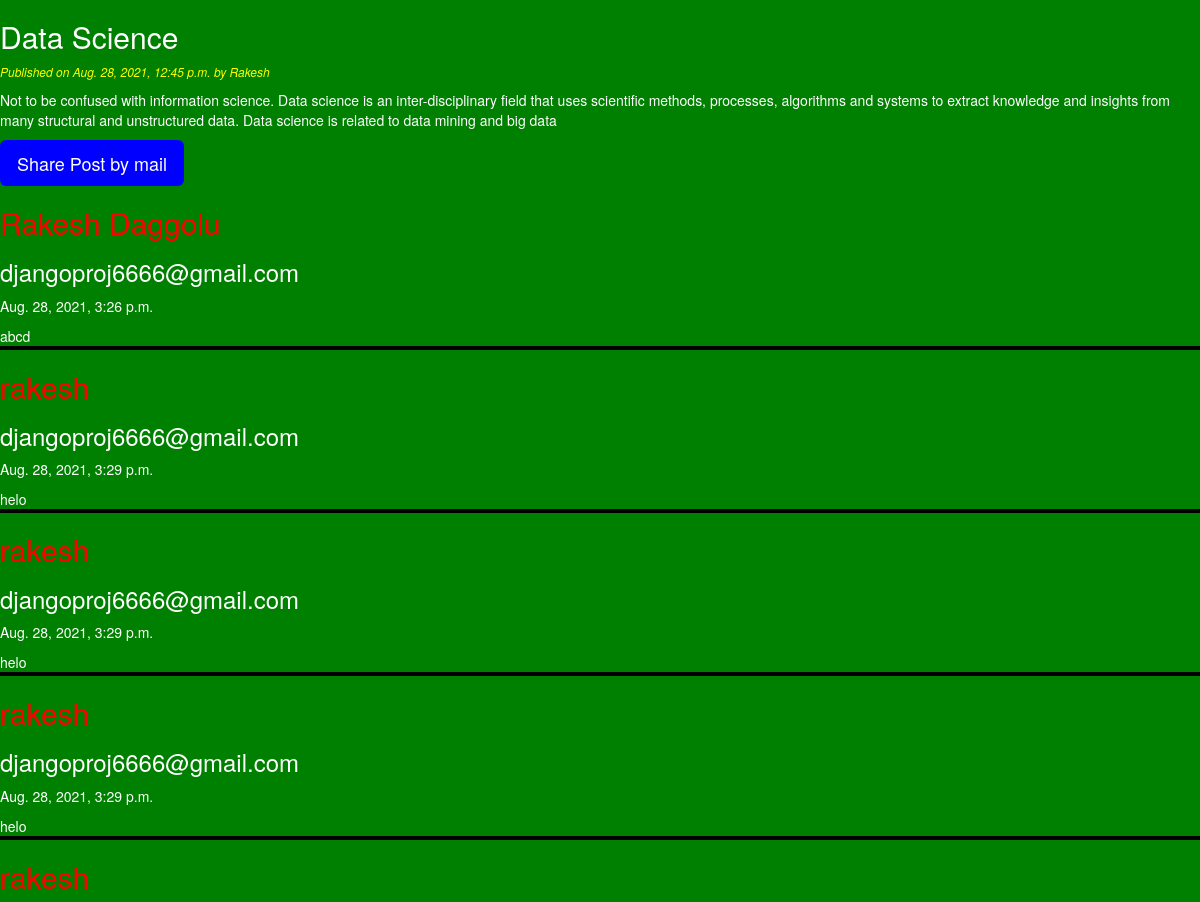
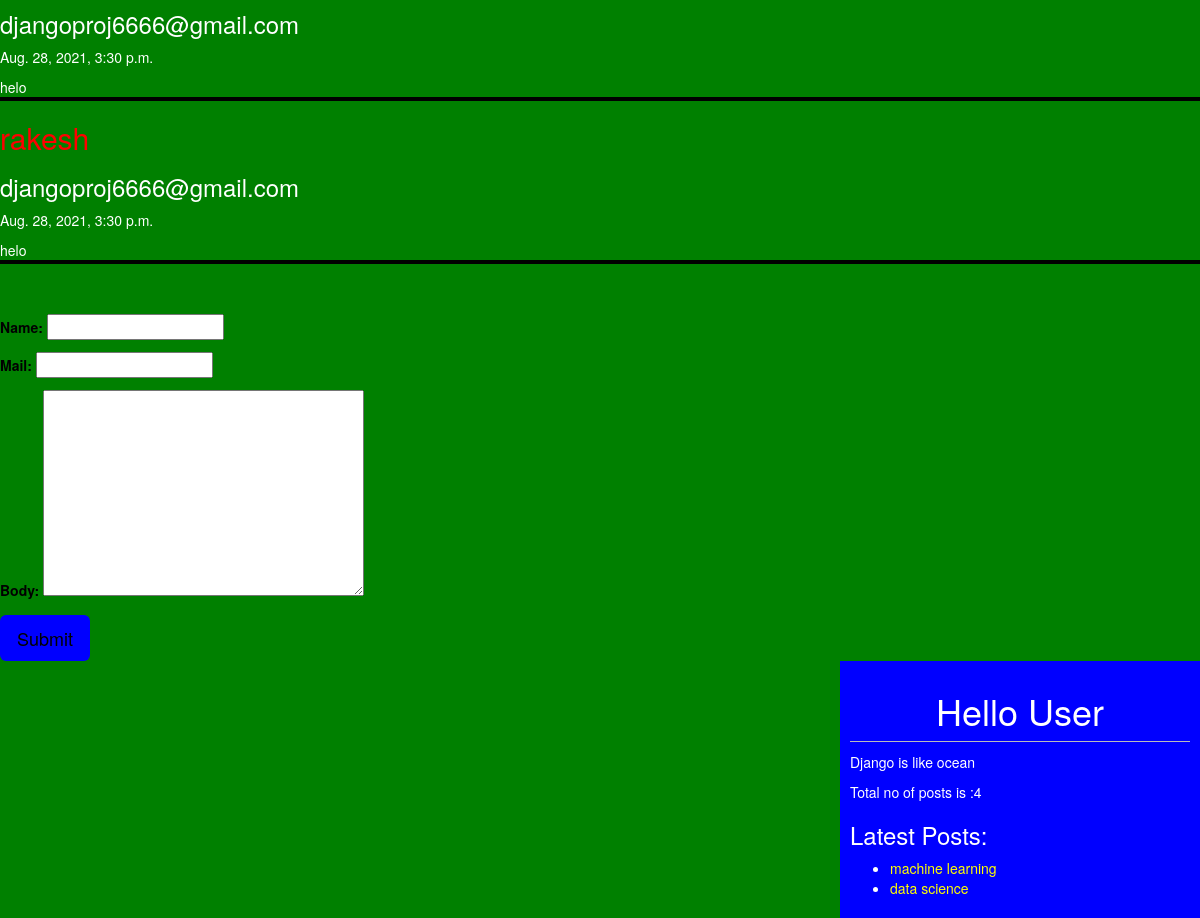
The app's page /detail/3/ (signed in) with its own data (2 pictures, top to bottom).
### blogApp/models.py (models this page shows)
class Post(models.Model):
    STATUS_CHOICES=(('draft','Draft'),('published','Published'))
    status=models.CharField(max_length=30,choices=STATUS_CHOICES,default='draft')
    title=models.CharField(max_length=30)
    slug=models.SlugField()
    author=models.ForeignKey(User,related_name="post",on_delete=models.CASCADE)
    body=models.TextField()
    publish=models.DateTimeField(default=timezone.now)
    created_at=models.DateTimeField(auto_now_add=True)
    modified_at=models.DateTimeField(auto_now=True)
    objects=PostManager()
    tags=TaggableManager()         #we have Tag table in libraries and TaggleManagers also

class Comments(models.Model):
    post=models.ForeignKey(Post,related_name="comments",on_delete=models.CASCADE)
    name=models.CharField(max_length=30)
    mail=models.EmailField()
    body=models.TextField()
    created_at=models.DateTimeField(auto_now_add=True)
    modified_at=models.DateTimeField(auto_now=True)

### blogApp/views.py (the view)
# urls.py: path('detail/<int:id>/',views.post_detail_view),
@login_required
def post_detail_view(request,id):                 # specific post
    post=Post.objects.get(id=id)
    form=CommentForm()
    if request.method=="POST":
        form=CommentForm(request.POST)
        if form.is_valid():
            new_comment=form.save(commit=False)   #name,mail,body are saved  and created_at ,updated_at by default added
            new_comment.post=post                #but post is not added by default so we will have to assign it
            new_comment.save()
    form=CommentForm()
    comment_list=post.comments.all()
    return render(request,'blogApp/post_detail.html',{'post':post,'form':form,'comment_list':comment_list})

### blogApp/forms.py
class CommentForm(forms.ModelForm):
    class Meta:
        model=Comments
        fields=('name','mail','body')
    '''name=forms.CharField(max_length=30)
    mail=forms.EmailField()
    body=forms.CharField(widget=forms.Textarea)'''

### blogApp/models.py (called while the page is built)
    def get_queryset(self):
        return super().get_queryset().filter(status='draft')

### blogApp/templatetags/blog_tags.py (called while the page is built)
@register.simple_tag
def total_posts():
    return Post.objects.count()

@register.inclusion_tag('blogApp/latestposts.html')
def showlatestposts(count=2):
    return {'latest_posts':Post.objects.all().order_by('-publish')[:count]}

### templates/blogApp/post_detail.html (shortened to what this page needs)
{%extends 'blogApp/base.html'%}
{%block content_block%}
<h2>{{post.title|title}}</h2>
<p id='date'>Published on {{post.publish}} by {{post.author|title}}</p>
{{post.body|linebreaks}}
<a href="/sharemail/{{post.id}}/" target="_blank"><button type="button" class="btn btn-primay btn-lg" style="background:blue;color:white">Share Post by mail</button></a>
{%for comment in comment_list%}
<h2 style="color:red">{{comment.name}}</h2>
<h3>{{comment.mail}}</h3>
<p>{{comment.created_at}}</p>
<p style="border-bottom:4px solid black">{{comment.body}}</p>
{%endfor%}
<br><br>
<form method="post" style="color:black">
  {{form.as_p}}
  <input type="submit" class="btn btn-primay btn-lg" style="background:blue" value="Submit">
</form>
{%endblock%}

### templates/blogApp/latestposts.html
<ul>
  {%for post in latest_posts%}
  <li><a href="/detail/{{post.id}}/" style="color:yellow">{{post.title}}</a></li>
  {%endfor%}
</ul>

### static/css/blog.css (style rules this page uses)
#date { color:yellow; font-size:12px; font-style: italic; }
body { background: green; color:white; }

### records on screen
Post: title "Data Science", publish "Aug. 28, 2021, 12:45 p.m.", author "Rakesh", body "Not to be confused with information science. Data science is an inter-disciplinary field that uses scientific methods, processes, algorithms and systems to extract knowledge and insights from many structural and unstructured data. Data science is related to data mining and big data", title "data science"
Comments: mail "djangoproj6666@gmail.com", created_at "Aug. 28, 2021, 3:26 p.m.", body "abcd"
Comments: mail "djangoproj6666@gmail.com", created_at "Aug. 28, 2021, 3:29 p.m.", body "helo"
Comments: mail "djangoproj6666@gmail.com", created_at "Aug. 28, 2021, 3:29 p.m.", body "helo"
Comments: mail "djangoproj6666@gmail.com", created_at "Aug. 28, 2021, 3:29 p.m.", body "helo"
Comments: mail "djangoproj6666@gmail.com", created_at "Aug. 28, 2021, 3:30 p.m.", body "helo"
Comments: mail "djangoproj6666@gmail.com", created_at "Aug. 28, 2021, 3:30 p.m.", body "helo"
Post: title "machine learning"
